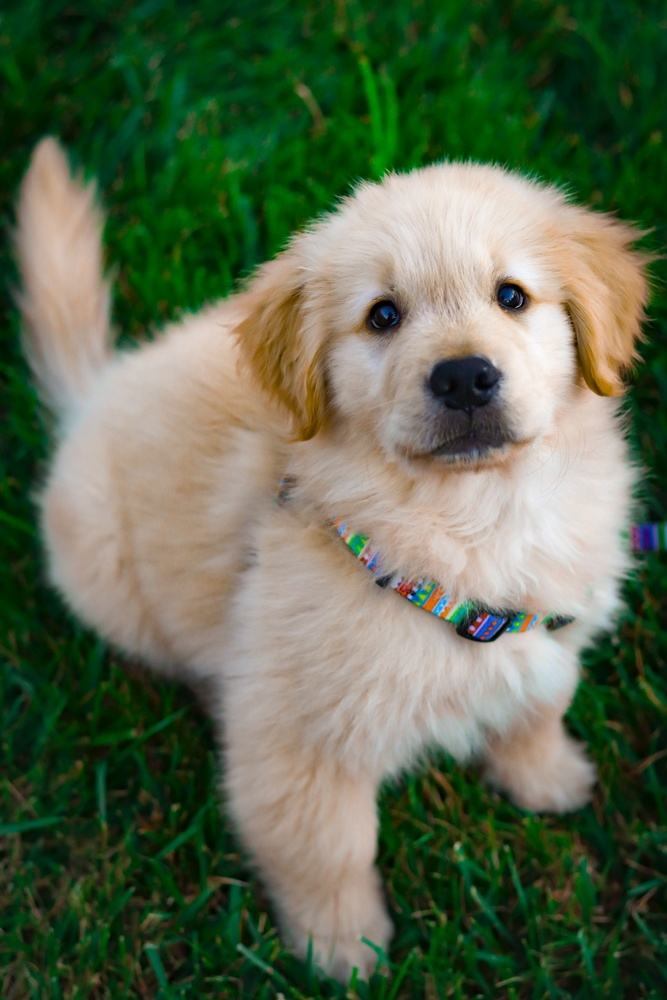
#> input picture 03 Image Basics with OpenCV/puppy.jpg, 667 x 1000 px, shrunk from 4000 x 6000 before the run
$ jupyter execute '3.1-OpenCV in Python.ipynb'   (shell and % lines are left out)
#> lines starting #> are read from the running program, lines starting #| are printed output that depends on the picture
# Image Basics of Numpy and OpenCV
---
## Opening Image Files using Numpy

[cell 1]
import numpy as np
import matplotlib.pyplot as plt

[cell 2]
from PIL import Image

[cell 3]
pic = Image.open("puppy.jpg")
#> pic is the input picture: PIL image 667x1000 RGB; mean R, G, B 91.3, 104.9, 78.9

print("Type of pic using PIL:",type(pic))
#| Type of pic using PIL: <class 'PIL.JpegImagePlugin.JpegImageFile'>

#Converting image into numpy Array
picArray = np.asarray(pic)

[cell 4]
print("Shape of Pic:",picArray.shape)
#| Shape of Pic: (1000, 667, 3)

[cell 5]
#Plotting the image
plt.imshow(picArray)

### Red Channel Filtering
By making all other channel as Zero

#### on Grey Colormap

[cell 6]
#Make copy of original Img
imgMod = picArray.copy()

#Get Red Channel only
imgRedOnly = imgMod[:,:,0]  #Selecting only Red Pixels
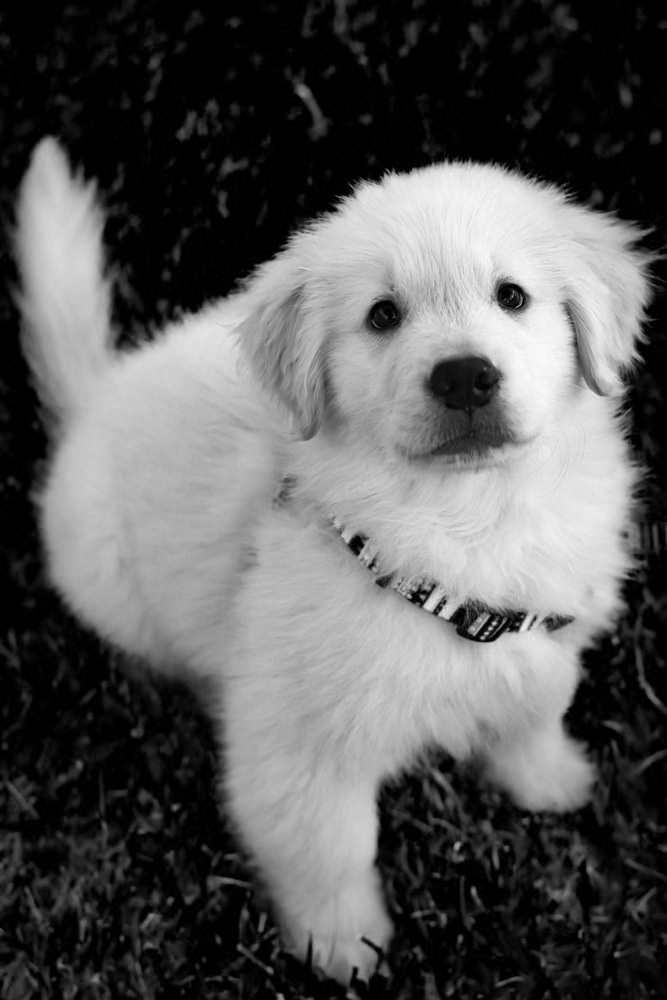
#> imgRedOnly: shape (1000, 667); min 0, max 251, mean 91.3
plt.imshow(imgRedOnly)      #Showing Red only Image in default ColorMap

[cell 7]
plt.imshow(imgRedOnly,cmap='gray') ##Showing Red only Image in GREY ColorMap

#### Overlapping Pixels

[cell 8]
#Setting other channels zero
imgMod[:,:,1] = 0  #green channel
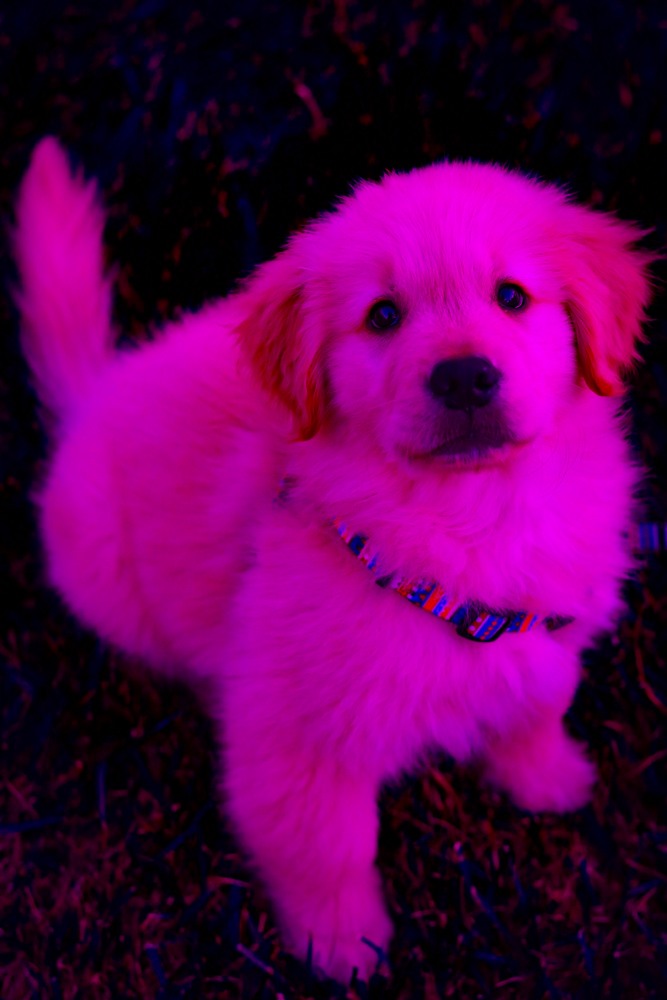
#> imgMod: shape (1000, 667, 3); mean R, G, B 91.3, 0, 78.9
imgMod[:,:,2] = 0  #blue channel
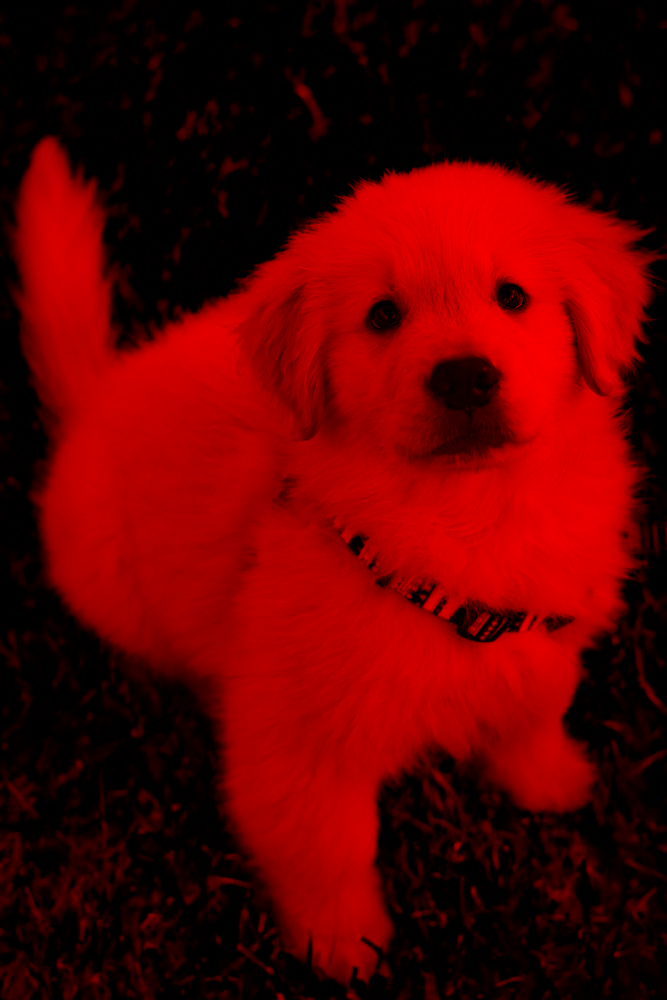
#> imgMod: shape (1000, 667, 3); mean R, G, B 91.3, 0, 0

plt.imshow

---
## Opeining Image Files using OpenCV

[cell 9]
#import numpy as np
#import matplotlib.pyplot as plt
import cv2

[cell 10]
img = cv2.imread("puppy.jpg")
print('Image Type: ',type(img))
#| Image Type:  <class 'numpy.ndarray'>
print('Image shape: ',img.shape)
#| Image shape:  (1000, 667, 3)
